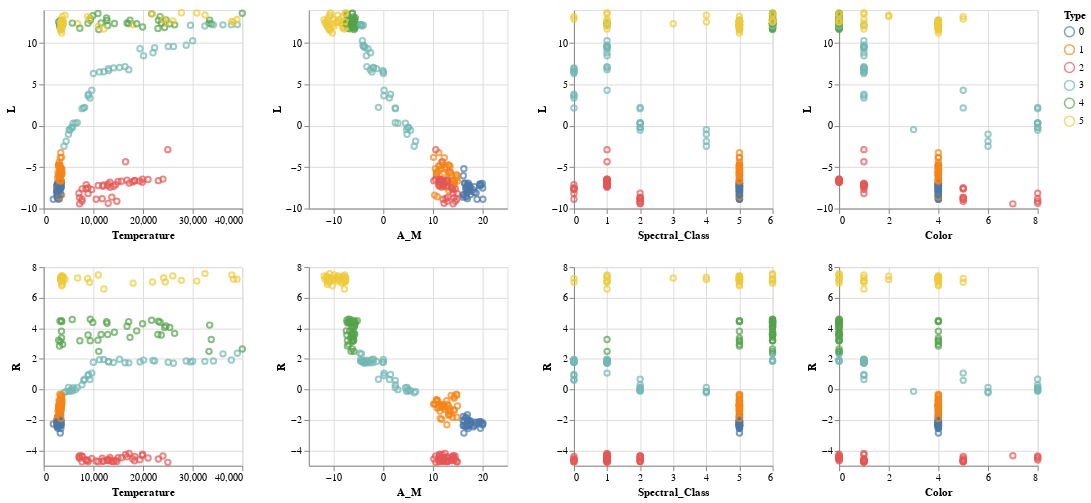

The cell this chart's notebook holds for it:
### Code cell
alt.Chart(stars).mark_point().encode(
    alt.X(alt.repeat('column'), type = 'quantitative'),
    alt.Y(alt.repeat('row'), type = 'quantitative'),
    color = 'Type:N'
).properties(
    width = 200,
    height = 200
).repeat(
    row = ['L', 'R'],
    column = ['Temperature', 'A_M', 'Spectral_Class', 'Color']
)

### Figure 1 — Vega-Lite specification as saved in the notebook (floating-point values rounded to 4 significant figures; data arrays with more than 128 entries replaced by an {"elided": "..."} marker saying what was removed)
{"config": {"view": {"continuousWidth": 400, "continuousHeight": 300}}, "repeat": {"column": ["Temperature", "A_M", "Spectral_Class", "Color"], "row": ["L", "R"]}, "spec": {"data": {"name": "data-0b2b078ed6022204f76450b2c670df72"}, "mark": "point", "encoding": {"color": {"type": "nominal", "field": "Type"}, "x": {"type": "quantitative", "field": {"repeat": "column"}}, "y": {"type": "quantitative", "field": {"repeat": "row"}}}, "height": 200, "width": 200}, "$schema": "https://vega.github.io/schema/vega-lite/v4.8.1.json", "datasets": {"data-0b2b078ed6022204f76450b2c670df72": {"elided": "240 records"}}}
